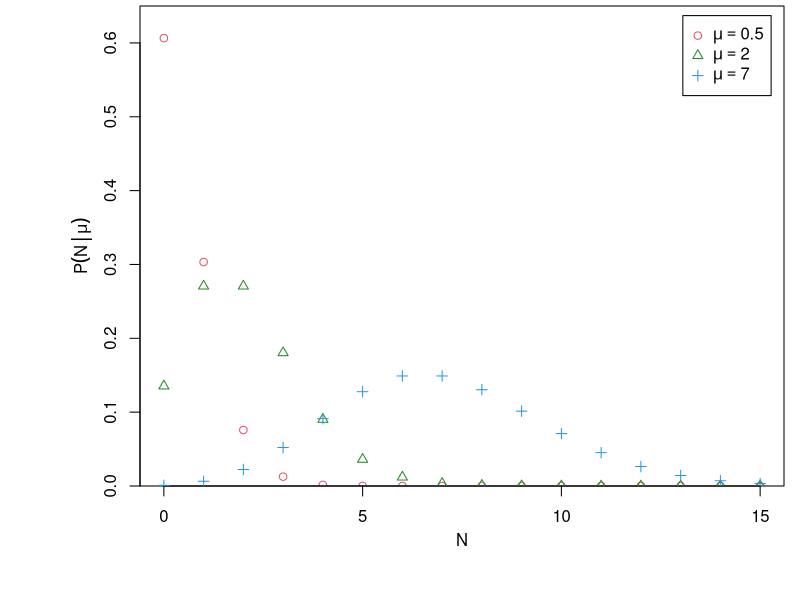
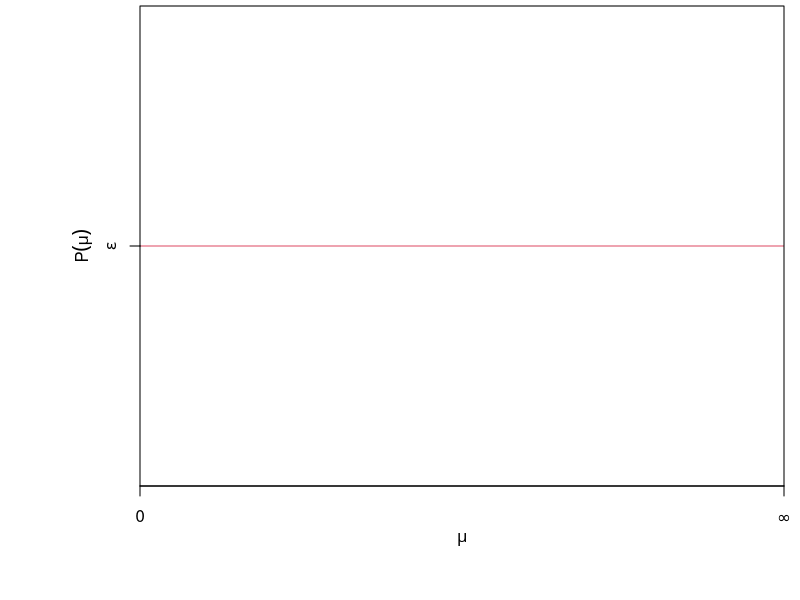

Source code (R) for these figures, in order: (Note: this script raises an error after producing the figures.)
open.png = function(name, width=3.05, height=2.8, units='in', resolution=300, points=9, xmin=0.15,xmax=0.99,ymin=0.17,ymax=0.99,plt=c(xmin,xmax,ymin,ymax), mgp=c(2.2,1,0), pch=".", ...) {
 png(name, width=width, height=height, pointsize=points, units=units, res=resolution)
 par(plt=plt, mgp=mgp, pch=pch, ...)
}
shading = c("#41AA41", "#82E682") #c("#89BAF5", "#DEEBFA")

open.png('bayes_poissoneg_likelihood.png', resolution=200, height=2.5, xmin=0.175, ymin=0.19, xmax=0.98)
par(yaxs='i')
xx = 0:15
plot(xx, dpois(xx, 0.5), col=2, pch=1, ylim=c(0,0.65), xlab='N', ylab=expression(P(N*group("|",mu,""))))
points(xx, dpois(xx, 2), col='forestgreen', pch=2)
points(xx, dpois(xx, 7), col=4, pch=3)
legend('topright', c(expression(mu==0.5), expression(mu==2), expression(mu==7)), inset=0.02, col=c(2,'forestgreen',4), pch=1:3)
dev.off()

open.png('bayes_poissoneg_prior.png', resolution=200, height=2.5, xmin=0.175, ymin=0.19, xmax=0.98)
par(xaxs='i', yaxs='i')
curve(0*x+1, col=2, xlim=c(0,50), ylim=c(0,2), xlab=expression(mu), ylab=expression(P(mu)), axes=F)
axis(1, at=c(0,50), lab=c(0, expression(infinity)))
axis(2, at=1, lab=expression(epsilon))
box()
dev.off()





xx = seq(0.5, 3, len=1000)
f = function(x) dnorm(x, 2, 0.19) + 0.13*dnorm(x, 1.65, 0.05) + 0.2*dnorm(x, 1.5, 0.4)
ff = f(xx)
ff = ff / sum(ff) / (xx[2]-xx[1])
getdist.1d(list(mids=xx, counts=ff, density=ff))
probs = c(0.9705845, 0.1190615)

open.png('bayes_ci_maxp.png', resolution=200, height=2.5, xmin=0.175, ymin=0.19, xmax=0.98)
par(yaxs='i')
plot(1, 1, type='n', xlim=c(0.5,3), ylim=c(0,1.8), xlab=expression(theta), ylab=expression(P(group("",theta,"|")*data)), axes=F)
abline(h=probs, lty=2, col='gray50')
j = which(ff >= probs[2])
polygon(c(xx[j[1]], xx[j], xx[rev(j)[1]]), c(0, ff[j], 0), col=shading[2], border=NA)
j = which(ff >= probs[1] & xx < 1.75)
polygon(c(xx[j[1]], xx[j], xx[rev(j)[1]]), c(0, ff[j], 0), col=shading[1], border=NA)
j = which(ff >= probs[1] & xx > 1.75)
polygon(c(xx[j[1]], xx[j], xx[rev(j)[1]]), c(0, ff[j], 0), col=shading[1], border=NA)
points(xx, ff, type='l')
points(xx[which.max(ff)], max(ff), col=4, pch=19)
abline(h=probs, lty=2, col='gray50')
legend('topright', c('68.3%', '95.4%'), inset=0.02, pch=15, col=shading)
axis(1)
axis(2)
box()
dev.off()

open.png('bayes_ci_mean.png', resolution=200, height=2.5, xmin=0.175, ymin=0.19, xmax=0.98)
m = weighted.mean(xx, ff)
par(yaxs='i')
plot(1, 1, type='n', xlim=c(0.5,3), ylim=c(0,1.8), xlab=expression(theta), ylab=expression(P(group("",theta,"|")*data)), axes=F)
j = which.min(abs(xx-m))
while (sum(ff[j])/sum(ff) < pchisq(4,1)) j = c(j[1]-1, j, max(j)+1)
polygon(c(xx[j[1]], xx[j], xx[rev(j)[1]]), c(0, ff[j], 0), col=shading[2], border=NA)
j = which.min(abs(xx-m))
while (sum(ff[j])/sum(ff) < pchisq(1,1)) j = c(j[1]-1, j, max(j)+1)
polygon(c(xx[j[1]], xx[j], xx[rev(j)[1]]), c(0, ff[j], 0), col=shading[1], border=NA)
points(xx, ff, type='l')
j = which.min(abs(xx-m))
points(xx[j], ff[j], col=4, pch=19)
legend('topright', c('68.3%', '95.4%'), inset=0.02, pch=15, col=shading)
axis(1)
axis(2)
box()
dev.off()

open.png('bayes_ci_perc.png', resolution=200, height=2.5, xmin=0.175, ymin=0.19, xmax=0.98)
zquantile = function(x, p, q) {j = 1; while (sum(p[1:j])/sum(p)<q) j=j+1; j}
par(yaxs='i')
plot(1, 1, type='n', xlim=c(0.5,3), ylim=c(0,1.8), xlab=expression(theta), ylab=expression(P(group("",theta,"|")*data)), axes=F)
j = zquantile(1:length(ff), ff, 0.023):zquantile(1:length(ff), ff, 0.977)
polygon(c(xx[j[1]], xx[j], xx[rev(j)[1]]), c(0, ff[j], 0), col=shading[2], border=NA)
j = zquantile(1:length(ff), ff, 0.1585):zquantile(1:length(ff), ff, 0.8415)
polygon(c(xx[j[1]], xx[j], xx[rev(j)[1]]), c(0, ff[j], 0), col=shading[1], border=NA)
points(xx, ff, type='l')
j = zquantile(1:length(ff), ff, 0.5)
points(xx[j], ff[j], col=4, pch=19)
legend('topright', c('68.3%', '95.4%'), inset=0.02, pch=15, col=shading)
axis(1)
axis(2)
box()
dev.off()





xx = seq(0, 2, len=1000)
f = function(x) dnorm(x, -0.25, 0.5)
ff = f(xx)
ff = ff / sum(ff) / (xx[2]-xx[1])
probs = getdist.1d(list(mids=xx, counts=ff, density=ff))$CI$density

open.png('bayes_ci_limit_maxp.png', resolution=200, height=2.5, xmin=0.175, ymin=0.19, xmax=0.98)
par(xaxs='i', yaxs='i')
plot(1, 1, type='n', xlim=c(0, 2.1), ylim=c(0,2.499), xlab=expression(theta), ylab=expression(P(group("",theta,"|")*data)), axes=F)
abline(h=probs, lty=2, col='gray50')
j = which(ff >= probs[2])
polygon(c(xx[j[1]], xx[j], xx[rev(j)[1]]), c(0, ff[j], 0), col=shading[2], border=NA)
j = which(ff >= probs[1] & xx < 1.75)
polygon(c(xx[j[1]], xx[j], xx[rev(j)[1]]), c(0, ff[j], 0), col=shading[1], border=NA)
j = which(ff >= probs[1] & xx > 1.75)
polygon(c(xx[j[1]], xx[j], xx[rev(j)[1]]), c(0, ff[j], 0), col=shading[1], border=NA)
points(xx, ff, type='l')
points(xx[which.max(ff)], max(ff), col=4, pch=19)
abline(h=probs, lty=2, col='gray50')
legend('topright', c('68.3%', '95.4%'), inset=0.02, pch=15, col=shading)
axis(1)
axis(2)
box()
dev.off()

open.png('bayes_ci_limit_perc.png', resolution=200, height=2.5, xmin=0.175, ymin=0.19, xmax=0.98)
par(xaxs='i', yaxs='i')
zquantile = function(x, p, q) {j = 1; while (sum(p[1:j])/sum(p)<q) j=j+1; j}
plot(1, 1, type='n', xlim=c(0,2.1), ylim=c(0,2.499), xlab=expression(theta), ylab=expression(P(group("",theta,"|")*data)), axes=F)
j = zquantile(1:length(ff), ff, 0.023):zquantile(1:length(ff), ff, 0.977)
polygon(c(xx[j[1]], xx[j], xx[rev(j)[1]]), c(0, ff[j], 0), col=shading[2], border=NA)
j = zquantile(1:length(ff), ff, 0.1585):zquantile(1:length(ff), ff, 0.8415)
polygon(c(xx[j[1]], xx[j], xx[rev(j)[1]]), c(0, ff[j], 0), col=shading[1], border=NA)
points(xx, ff, type='l')
j = zquantile(1:length(ff), ff, 0.5)
points(xx[j], ff[j], col=4, pch=19)
legend('topright', c('68.3%', '95.4%'), inset=0.02, pch=15, col=shading)
axis(1)
axis(2)
box()
dev.off()

open.png('bayes_ci_limit_mean.png', resolution=200, height=2.5, xmin=0.175, ymin=0.19, xmax=0.98)
par(xaxs='i', yaxs='i')
m = weighted.mean(xx, ff)
plot(1, 1, type='n', xlim=c(0,2.1), ylim=c(0,2.499), xlab=expression(theta), ylab=expression(P(group("",theta,"|")*data)), axes=F)
##j = which.min(abs(xx-m))
##while (sum(ff[j])/sum(ff) < pchisq(4,1)) j = c(j[1]-1, j, max(j)+1)
##polygon(c(xx[j[1]], xx[j], xx[rev(j)[1]]), c(0, ff[j], 0), col=shading[2], border=NA)
j = which.min(abs(xx-m))
while (sum(ff[j])/sum(ff) < pchisq(1,1)) j = c(j[1]-1, j, max(j)+1)
polygon(c(xx[j[1]], xx[j], xx[rev(j)[1]]), c(0, ff[j], 0), col=shading[1], border=NA)
points(xx, ff, type='l')
j = which.min(abs(xx-m))
points(xx[j], ff[j], col=4, pch=19)
legend('topright', c('68.3%', '95.4%???'), inset=0.02, pch=15, col=shading)
axis(1)
axis(2)
box()
dev.off()
